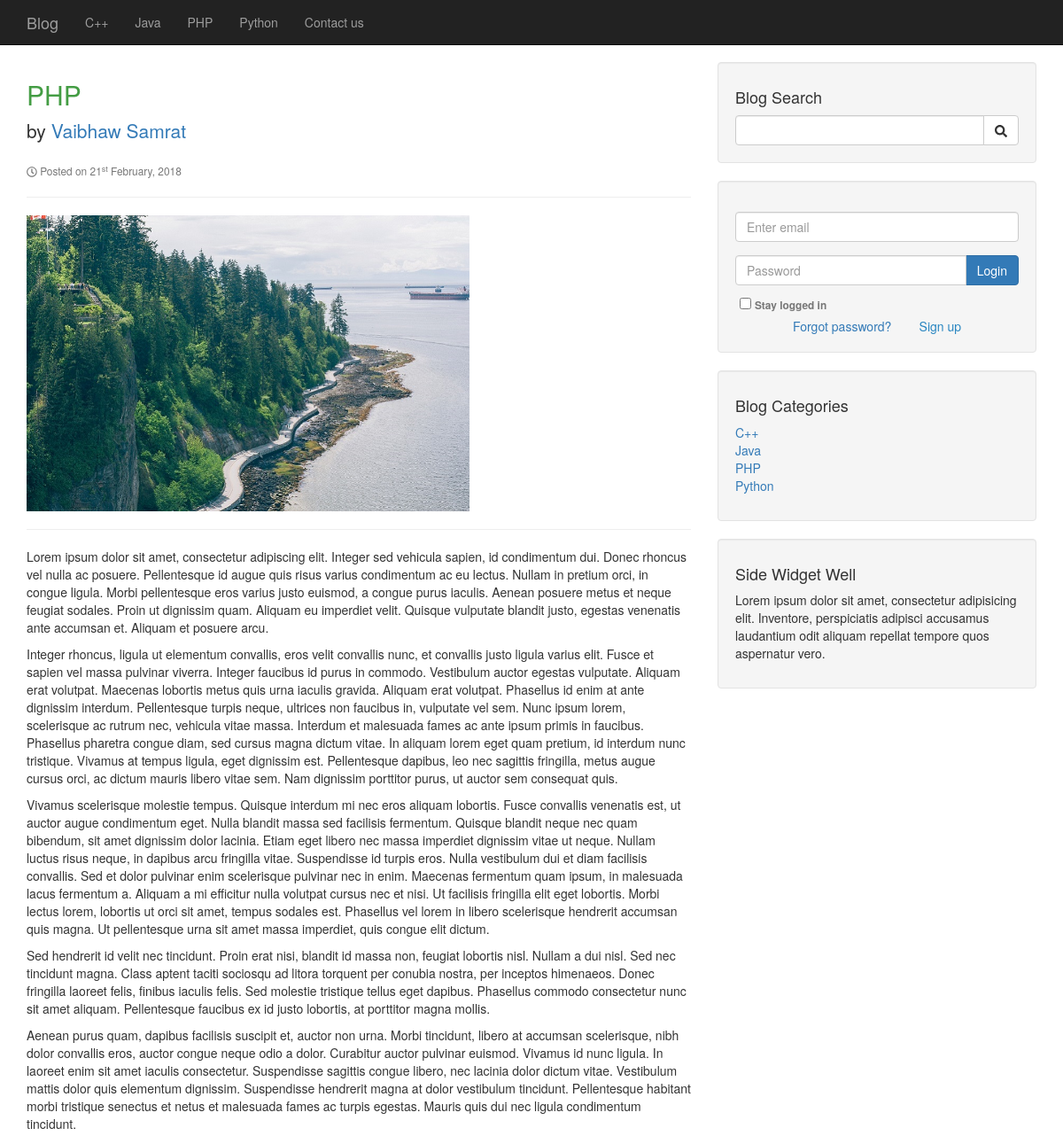
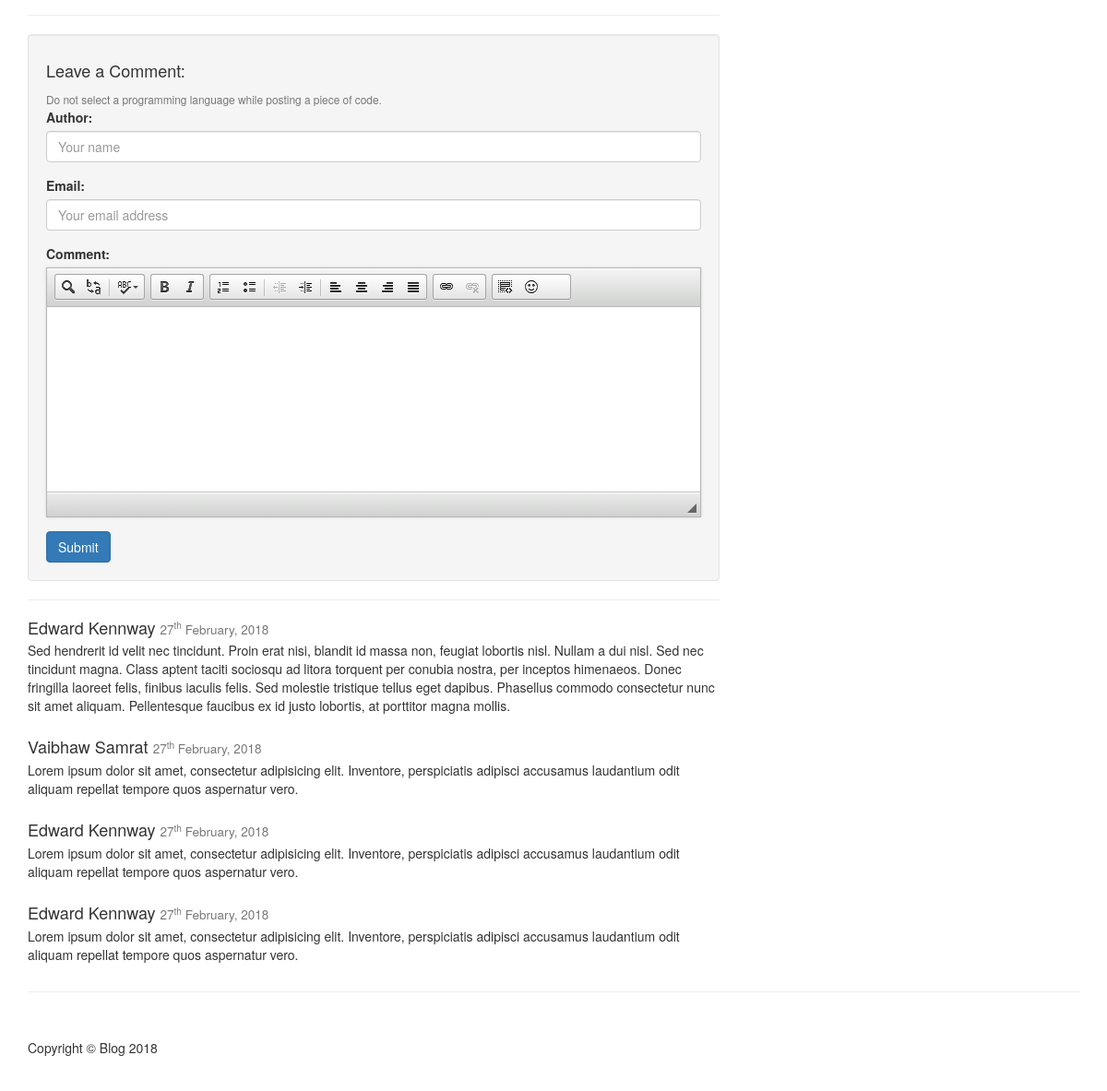
Screenshot of /cms/post.php?p_id=8 with the database file from the repository (2 pictures, top to bottom).
### tables this page shows
CREATE TABLE `categories` (
  `cat_id` int(11) NOT NULL,
  `cat_title` varchar(255) DEFAULT NULL
);

CREATE TABLE `posts` (
  `post_id` int(11) NOT NULL,
  `post_title` varchar(255) DEFAULT NULL,
  `post_category_id` int(11) DEFAULT NULL,
  `post_author` varchar(255) DEFAULT NULL,
  `post_status` varchar(255) DEFAULT NULL,
  `post_date` date DEFAULT NULL,
  `post_tags` varchar(255) DEFAULT NULL,
  `post_content` text,
  `post_image` text,
  `post_view_count` int(11) DEFAULT '0'
);

CREATE TABLE `comments` (
  `comment_id` int(11) NOT NULL,
  `comment_post_id` int(11) DEFAULT NULL,
  `comment_author` varchar(255) DEFAULT NULL,
  `comment_email` varchar(255) DEFAULT NULL,
  `comment_content` text,
  `comment_status` varchar(255) NOT NULL DEFAULT 'unapproved',
  `comment_date` date DEFAULT NULL
);

### cms/post.php (the view, shortened to what this page needs)
<?php
	include "includes/header.php";
	include "includes/db.php";
	include "includes/navigation.php";
?>
<div class="col-md-8">
	<?php
		$query = "SELECT * FROM posts WHERE post_id='".mysqli_real_escape_string($link,$_GET['p_id'])."'";
		$result = mysqli_query($link,$query);
		$row = mysqli_fetch_assoc($result);
		$post_id = $row['post_id'];
		$post_title = $row['post_title'];
		$post_author = $row['post_author'];
		$post_date = $row['post_date'];
		$post_image = $row['post_image'];
		$post_content = $row['post_content'];
	?>
	<h2>
		<a style="color:#449D44" href="post.php?p_id=<?php echo $post_id;?>"><?php echo $post_title;?></a>
	</h2>
	<p class="lead">
		by <a href="author_posts.php?author=<?php echo $post_author;?>"><?php echo $post_author;?></a>
	</p>
	<small class="text-muted"><i class="far fa-clock"></i> Posted on <?php echo date_to_word(strval($post_date));?></small>
	<hr>
	<a href="post.php?p_id=<?php echo $post_id;?>"><img class="img-responsive" src="images/<?php echo $post_image;?>" width="500" height="300" alt=""></a>
	<hr>
	<p><?php echo $post_content;?></p>
	<hr>
	<?php
		if(isset($_SESSION['userid']))
			$flag = true;
		else
			$flag = false;
	?>
	<div class="well">
		<h4>Leave a Comment:</h4><small class="text-muted">Do not select a programming language while posting a piece of code.</small>
		<form action="post.php?p_id=<?php echo $post_id;?>&c=1" method="post" role="form">
			<div class="form-group <?php if($flag) echo 'hidden';?>">
				<label for="author_name">Author:</label>
				<input type="text" class="form-control" name="author_name" value="<?php if($flag) echo $_SESSION['firstname'].' '.$_SESSION['lastname'];?>" placeholder="Your name" required="<?php if($flag) echo 'not ';?>required">
			</div>
			<div class="form-group <?php if($flag) echo 'hidden';?>">
				<label for="comment_author_email">Email:</label>
				<input type="email" class="form-control" name="comment_author_email" value="<?php if($flag) echo $_SESSION['userid'];?>" placeholder="Your email address" required="<?php if($flag) echo 'not ';?>required">
			</div>
			<div class="form-group">
				<label for="post_comment_content" class="<?php if($flag) echo 'hidden';?>">Comment:</label>
			</div>
			<button type="submit" name="create_comment" id="create_comment" maxlength="250" class="btn btn-primary">Submit</button>
		</form>
	</div>
	<hr>
	<?php
		$query = "SELECT * FROM comments WHERE comment_post_id='".mysqli_real_escape_string($link,$_GET['p_id'])."' AND comment_status='approved' ORDER BY comment_id DESC";
		$result = mysqli_query($link,$query);
		while($row = mysqli_fetch_assoc($result)){
	?>
			<div class="media">
				<div class="media-body">
					<h4 class="media-heading"><?php echo $row['comment_author'];?>
						<small><?php echo date_to_word(strval($row['comment_date']));?></small>
					</h4>
					<?php echo $row['comment_content'];?>
				</div>
			</div>
	<?php }?>
</div>
<?php include "includes/sidebar.php";?>
<?php include "includes/footer.php";?>

### cms/includes/navigation.php (shortened to what this page needs)
<nav class="navbar navbar-inverse navbar-fixed-top" role="navigation">
	<div class="container">
		<div class="navbar-header">
			<a class="navbar-brand" href="index.php">Blog</a>
		</div>
		<div class="collapse navbar-collapse" id="bs-example-navbar-collapse-1">
			<ul class="nav navbar-nav">
				<?php
					$query = "SELECT * FROM categories ORDER BY cat_title ASC";
					$result = mysqli_query($link,$query);
					while($row = mysqli_fetch_assoc($result)){
						if(isset($_POST['category']) AND $_POST['category'] == $row['cat_id'])
							echo "<li class='active'><a class='nav_links' val={$row['cat_id']}>{$row['cat_title']}</a></li>";
						else
							echo "<li><a class='nav_links' val={$row['cat_id']}>{$row['cat_title']}</a></li>";
					}
					$page_name = basename($_SERVER['PHP_SELF']);
					if($page_name == "contact.php")
						echo "<li class='active'><a href='contact.php'>Contact us</a></li>";
					else
						echo "<li><a href='contact.php'>Contact us</a></li>";
				?>
			</ul>
		</div>
	</div>
 </nav>
<div class="container">
	<div class="row">

### cms/includes/date_to_word.php (shortened to what this page needs)
<?php
	function date_to_word($date){
		$year = substr($date,0,4);
		$month = substr($date,5,2);
		$day = substr($date,8,2);
		switch((int)$month){
			case 2: $month = "February";
				break;
		}
		switch((int)substr($day,1,1)){
			case 1: $day = strval((int)$day)."<sup>st</sup>";
				break;
			default: $day = strval((int)$day)."<sup>th</sup>";
		}
		$word = $day." ".$month.", ".$year;
		return $word;
	}
?>

### cms/includes/sidebar.php (shortened to what this page needs)
<div class="col-md-4">
	<div class="well">
		<h4>Blog Search</h4>
		<form action="search.php" method="post">
			<div class="input-group">
				<input name="search" type="text" class="form-control" required="required">
				<span class="input-group-btn">
					<button name="submit" class="btn btn-default" value=1 type="submit">
						<i class="fas fa-search"></i>
					</button>
				</span>
			</div>
		</form>
	</div>
	<div class="well">
		<?php
			if(!isset($_SESSION['userid'])){
		?>
		<form action="includes/auth.php" method="post">
		  <div class="form-group">
			<input type="email" class="form-control input_s" id="email" name="email" aria-describedby="emailHelp" placeholder="Enter email" required="required">
		  </div>
		  <div class="input-group">
			<input type="password" class="form-control input_s" id="password" name="password" placeholder="Password" required="required">
			<span class="input-group-btn">
				<button type="submit" name="loginSignup" id="loginSignup" class="btn btn-primary">Login</button>
			</span>
		  </div>
		  <div id="check" class="form-check">
			<input type="checkbox" name="stay-logged-in" class="form-check-input" id="stay-logged-in">
			<label class="form-check-label text-muted" for="stay-logged-in"><small>Stay logged in</small></label>
		  </div>
		  <div class="text-center">
		  	<a style="text-decoration: none;" href="forgot.php?forgot=<?php echo uniqid(true);?>">Forgot password?</a>
			<span id="toggleLogin">Sign up</span>
		  </div>
		</form>
		<?php
			}
		?>
	</div>
	<div class="well">
		<h4>Blog Categories</h4>
		<div class="row">
			<div class="col-lg-12">
				<ul class="list-unstyled">
					<?php
						$query = "SELECT * FROM categories ORDER BY cat_title ASC LIMIT 10";
						$result = mysqli_query($link,$query);
						while($row = mysqli_fetch_assoc($result)){
							echo "<li><a class='nav_links' val={$row['cat_id']}>{$row['cat_title']}</a></li>";
						}
					?>
				</ul>
			</div>
		</div>
	</div>
	<?php include "widget.php";?>
</div>

### cms/css/style.css (style rules this page uses)
#toggleLogin { cursor: pointer; color: #2986C1; }
#check { margin: 10px 0px 0px 5px; }
.nav_links { cursor: pointer; }

### cms/css/blog-home.css (style rules this page uses)
body { padding-top: 70px; }

### cms/js/editor/contents.css (style rules this page uses)
body { font-family: sans-serif, Arial, Verdana, "Trebuchet MS"; font-size: 12px; color: #333; background-color: #fff; margin: 20px; }
a { color: #0782C1; }
ol,ul,dl { *margin-right: 0px; padding: 0 40px; }
h1,h2,h3,h4,h5,h6 { font-weight: normal; line-height: 1.2; }
hr { border: 0px; border-top: 1px solid #ccc; }
a > img { padding: 1px; margin: 1px; border: none; outline: 1px solid #0782C1; }

### rows the page displays
categories: cat_title "C++"
categories: cat_title "Java"
categories: cat_title "PHP"
categories: cat_title "Python"
posts: post_title "PHP", post_author "Vaibhaw Samrat", post_date "21", post_date "February, 2018", post_image (picture), post_content "Lorem ipsum dolor sit amet, consectetur adipiscing elit. Integer sed vehicula sapien, id condimentum dui. Donec rhoncus vel nulla ac posuere. Pellentesque id augue quis risus varius condimentum ac eu lectus. Nullam in pretium orci, in congue ligula. Morbi pellentesque eros varius justo euismod, a congue purus iaculis. Aenean posuere metus et neque feugiat sodales. Proin ut dignissim quam. Aliquam eu imperdiet velit. Quisque vulputate blandit justo, egestas venenatis ante accumsan et. Aliquam et posuere arcu. Integer rhoncus, ligula ut elementum convallis, eros velit convallis nunc, et convallis justo ligula varius elit. Fusce et sapien vel massa pulvinar viverra. Integer faucibus id purus…"
comments: comment_author "Edward Kennway", comment_date "27", comment_date "February, 2018", comment_content "Sed hendrerit id velit nec tincidunt. Proin erat nisi, blandit id massa non, feugiat lobortis nisl. Nullam a dui nisl. Sed nec tincidunt magna. Class aptent taciti sociosqu ad litora torquent per conubia nostra, per inceptos himenaeos. Donec fringilla laoreet felis, finibus iaculis felis. Sed molestie tristique tellus eget dapibus. Phasellus commodo consectetur nunc sit amet aliquam. Pellentesque faucibus ex id justo lobortis, at porttitor magna mollis."
comments: comment_author "Vaibhaw Samrat", comment_date "27", comment_date "February, 2018", comment_content "Lorem ipsum dolor sit amet, consectetur adipisicing elit. Inventore, perspiciatis adipisci accusamus laudantium odit aliquam repellat tempore quos aspernatur vero."
comments: comment_author "Edward Kennway", comment_date "27", comment_date "February, 2018", comment_content "Lorem ipsum dolor sit amet, consectetur adipisicing elit. Inventore, perspiciatis adipisci accusamus laudantium odit aliquam repellat tempore quos aspernatur vero."
comments: comment_author "Edward Kennway", comment_date "27", comment_date "February, 2018", comment_content "Lorem ipsum dolor sit amet, consectetur adipisicing elit. Inventore, perspiciatis adipisci accusamus laudantium odit aliquam repellat tempore quos aspernatur vero."
